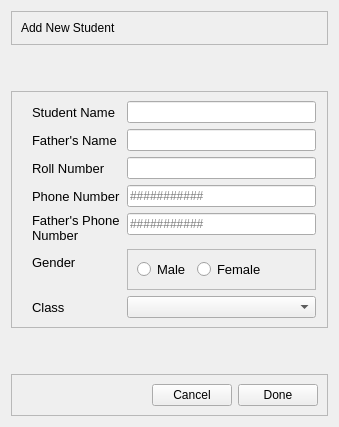
             <widget class="QWidget" name="page_23">
              <layout class="QVBoxLayout" name="verticalLayout_4">
               <item>
                <widget class="QFrame" name="frame_61">
                 <property name="frameShape">
                  <enum>QFrame::StyledPanel</enum>
                 </property>
                 <property name="frameShadow">
                  <enum>QFrame::Raised</enum>
                 </property>
                 <layout class="QHBoxLayout" name="horizontalLayout_25">
                  <item>
                   <widget class="QLabel" name="label_26">
                    <property name="text">
                     <string>Add New Student</string>
                    </property>
                   </widget>
                  </item>
                 </layout>
                </widget>
               </item>
               <item>
                <spacer name="verticalSpacer_6">
                 <property name="orientation">
                  <enum>Qt::Vertical</enum>
                 </property>
                 <property name="sizeHint" stdset="0">
                  <size>
                   <width>20</width>
                   <height>40</height>
                  </size>
                 </property>
                </spacer>
               </item>
               <item>
                <widget class="QFrame" name="frame_62">
                 <property name="frameShape">
                  <enum>QFrame::StyledPanel</enum>
                 </property>
                 <property name="frameShadow">
                  <enum>QFrame::Raised</enum>
                 </property>
                 <layout class="QHBoxLayout" name="horizontalLayout_26">
                  <property name="leftMargin">
                   <number>20</number>
                  </property>
                  <property name="rightMargin">
                   <number>11</number>
                  </property>
                  <item>
                   <layout class="QFormLayout" name="formLayout_4">
                    <item row="0" column="0">
                     <widget class="QLabel" name="studentNameLabel_2">
                      <property name="font">
                       <font>
                        <pointsize>10</pointsize>
                       </font>
                      </property>
                      <property name="text">
                       <string>Student Name</string>
                      </property>
                     </widget>
                    </item>
                    <item row="0" column="1">
                     <widget class="QLineEdit" name="studentNameLineEdit_2">
                      <property name="font">
                       <font>
                        <pointsize>9</pointsize>
                       </font>
                      </property>
                     </widget>
                    </item>
                    <item row="1" column="0">
                     <widget class="QLabel" name="fatherSNameLabel_2">
                      <property name="font">
                       <font>
                        <pointsize>10</pointsize>
                       </font>
                      </property>
                      <property name="text">
                       <string>Father's Name</string>
                      </property>
                     </widget>
                    </item>
                    <item row="1" column="1">
                     <widget class="QLineEdit" name="fatherSNameLineEdit_2">
                      <property name="font">
                       <font>
                        <pointsize>9</pointsize>
                       </font>
                      </property>
                     </widget>
                    </item>
                    <item row="2" column="0">
                     <widget class="QLabel" name="rollNumberLabel_2">
                      <property name="font">
                       <font>
                        <pointsize>10</pointsize>
                       </font>
                      </property>
                      <property name="text">
                       <string>Roll Number</string>
                      </property>
                     </widget>
                    </item>
                    <item row="2" column="1">
                     <widget class="QLineEdit" name="rollNumberLineEdit_2">
                      <property name="font">
                       <font>
                        <pointsize>9</pointsize>
                       </font>
                      </property>
                     </widget>
                    </item>
                    <item row="3" column="0">
                     <widget class="QLabel" name="phoneNumberLabel_2">
                      <property name="font">
                       <font>
                        <pointsize>10</pointsize>
                       </font>
                      </property>
                      <property name="text">
                       <string>Phone Number</string>
                      </property>
                     </widget>
                    </item>
                    <item row="3" column="1">
                     <widget class="QLineEdit" name="phoneNumberLineEdit_2">
                      <property name="font">
                       <font>
                        <pointsize>9</pointsize>
                       </font>
                      </property>
                      <property name="placeholderText">
                       <string>###########</string>
                      </property>
                     </widget>
                    </item>
                    <item row="4" column="0">
                     <widget class="QLabel" name="fatherSPhoneNumberLabel_2">
                      <property name="font">
                       <font>
                        <pointsize>10</pointsize>
                       </font>
                      </property>
                      <property name="text">
                       <string>Father's Phone 
Number</string>
                      </property>
                      <property name="wordWrap">
                       <bool>false</bool>
                      </property>
                     </widget>
                    </item>
                    <item row="4" column="1">
                     <widget class="QLineEdit" name="fatherSPhoneNumberLineEdit_2">
                      <property name="font">
                       <font>
                        <pointsize>9</pointsize>
                       </font>
                      </property>
                      <property name="placeholderText">
                       <string>###########</string>
                      </property>
                     </widget>
                    </item>
                    <item row="5" column="0">
                     <widget class="QLabel" name="genderLabel_2">
                      <property name="font">
                       <font>
                        <pointsize>10</pointsize>
                       </font>
                      </property>
                      <property name="text">
                       <string>Gender</string>
                      </property>
                     </widget>
                    </item>
                    <item row="5" column="1">
                     <widget class="QFrame" name="frame_63">
                      <property name="frameShape">
                       <enum>QFrame::StyledPanel</enum>
                      </property>
                      <property name="frameShadow">
                       <enum>QFrame::Raised</enum>
                      </property>
                      <layout class="QHBoxLayout" name="horizontalLayout_27">
                       <item>
                        <widget class="QRadioButton" name="radioButton_3">
                         <property name="font">
                          <font>
                           <pointsize>10</pointsize>
                          </font>
                         </property>
                         <property name="text">
                          <string>Male</string>
                         </property>
                        </widget>
                       </item>
                       <item>
                        <widget class="QRadioButton" name="radioButton_4">
                         <property name="font">
                          <font>
                           <pointsize>10</pointsize>
                          </font>
                         </property>
                         <property name="text">
                          <string>Female</string>
                         </property>
                        </widget>
                       </item>
                       <item>
                        <spacer name="horizontalSpacer_23">
                         <property name="orientation">
                          <enum>Qt::Horizontal</enum>
                         </property>
                         <property name="sizeHint" stdset="0">
                          <size>
                           <width>40</width>
                           <height>20</height>
                          </size>
                         </property>
                        </spacer>
                       </item>
                      </layout>
                     </widget>
                    </item>
                    <item row="6" column="0">
                     <widget class="QLabel" name="gradeLabel_2">
                      <property name="font">
                       <font>
                        <pointsize>10</pointsize>
                       </font>
                      </property>
                      <property name="text">
                       <string>Class</string>
                      </property>
                     </widget>
                    </item>
                    <item row="6" column="1">
                     <widget class="QComboBox" name="gradeComboBox_2">
                      <property name="font">
                       <font>
                        <pointsize>9</pointsize>
                       </font>
                      </property>
                      <property name="cursor">
                       <cursorShape>PointingHandCursor</cursorShape>
                      </property>
                      <item>
                       <property name="text">
                        <string/>
                       </property>
                      </item>
                      <item>
                       <property name="text">
                        <string>1</string>
                       </property>
                      </item>
                      <item>
                       <property name="text">
                        <string>2</string>
                       </property>
                      </item>
                      <item>
                       <property name="text">
                        <string>3</string>
                       </property>
                      </item>
                      <item>
                       <property name="text">
                        <string>4</string>
                       </property>
                      </item>
                      <item>
                       <property name="text">
                        <string>5</string>
                       </property>
                      </item>
                     </widget>
                    </item>
                   </layout>
                  </item>
                 </layout>
                </widget>
               </item>
               <item>
                <spacer name="verticalSpacer_7">
                 <property name="orientation">
                  <enum>Qt::Vertical</enum>
                 </property>
                 <property name="sizeHint" stdset="0">
                  <size>
                   <width>20</width>
                   <height>40</height>
                  </size>
                 </property>
                </spacer>
               </item>
               <item>
                <widget class="QFrame" name="frame_64">
                 <property name="frameShape">
                  <enum>QFrame::StyledPanel</enum>
                 </property>
                 <property name="frameShadow">
                  <enum>QFrame::Raised</enum>
                 </property>
                 <layout class="QHBoxLayout" name="horizontalLayout_30">
                  <item>
                   <spacer name="horizontalSpacer_21">
                    <property name="orientation">
                     <enum>Qt::Horizontal</enum>
                    </property>
                    <property name="sizeHint" stdset="0">
                     <size>
                      <width>40</width>
                      <height>20</height>
                     </size>
                    </property>
                   </spacer>
                  </item>
                  <item>
                   <widget class="QPushButton" name="pushButton_56">
                    <property name="cursor">
                     <cursorShape>PointingHandCursor</cursorShape>
                    </property>
                    <property name="text">
                     <string>Cancel</string>
                    </property>
                   </widget>
                  </item>
                  <item>
                   <widget class="QPushButton" name="pushButton_57">
                    <property name="cursor">
                     <cursorShape>PointingHandCursor</cursorShape>
                    </property>
                    <property name="text">
                     <string>Done</string>
                    </property>
                   </widget>
                  </item>
                 </layout>
                </widget>
               </item>
              </layout>
             </widget>
